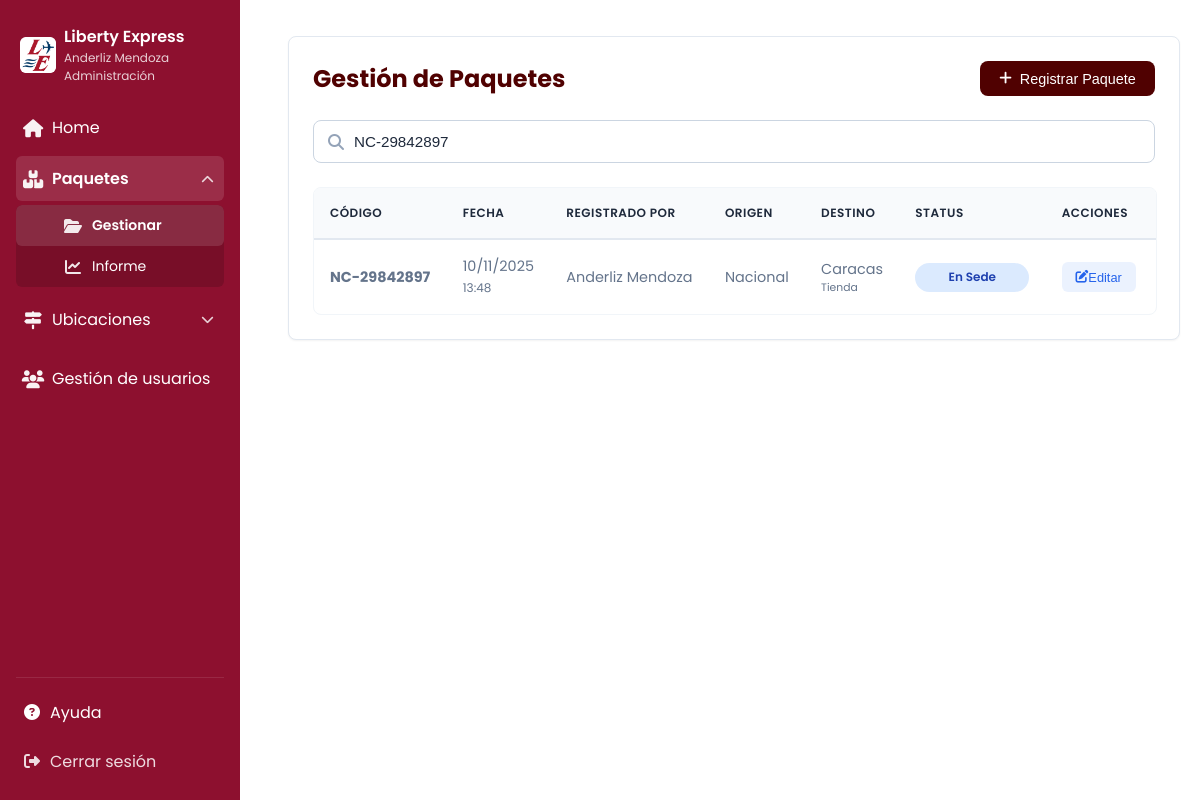
The page /paquetes/gestion.php?buscar=NC-29842897 (signed in) on the database its author committed.
### tables this page shows
CREATE TABLE `paquete` (
  `Codigo` varchar(50) NOT NULL,
  `Origen_id` int(11) NOT NULL,
  `Fecha_Registro` timestamp NULL DEFAULT current_timestamp(),
  `Tipo_Destino_ID` varchar(50) NOT NULL,
  `Destino_id` int(11) NOT NULL,
  `Usuario_id` int(11) NOT NULL,
  `Status` varchar(20) DEFAULT 'Registrado',
  `Estado` int(1) NOT NULL DEFAULT 1
);

CREATE TABLE `usuario` (
  `id` int(11) NOT NULL,
  `nombre` varchar(30) NOT NULL,
  `apellido` varchar(30) NOT NULL,
  `turno` int(11) NOT NULL,
  `correo` varchar(255) NOT NULL,
  `contraseña` varchar(100) NOT NULL,
  `estado` int(11) NOT NULL,
  `rol_id` int(11) NOT NULL,
  `requiere_cambio` int(1) NOT NULL DEFAULT 1,
  `token_password` varchar(100) DEFAULT NULL,
  `token_expiracion` datetime DEFAULT NULL
);

CREATE TABLE `origen` (
  `Origen_id` int(11) NOT NULL,
  `Nombre` varchar(100) NOT NULL
);

CREATE TABLE `destino` (
  `Destino_id` int(11) NOT NULL,
  `Nombre` varchar(100) NOT NULL,
  `Modalidad` varchar(50) DEFAULT NULL,
  `Estado` varchar(50) DEFAULT NULL
);

### paquetes/gestion.php (the view, shortened to what this page needs)
<?php
include($_SERVER['DOCUMENT_ROOT'] . '/liberty/app/db/connect.php');
$buscar = $_GET['buscar'] ?? '';
$es_ajax = isset($_GET['ajax_mode']);
$sql = "
    SELECT
        p.Codigo,
        p.Fecha_Registro,
        p.Status,
        p.Estado,
        p.Tipo_Destino_ID,
        p.Origen_id,
        p.Destino_id,
        o.Nombre AS OrigenNombre,
        d.Nombre AS DestinoNombre,
        d.Modalidad AS DestinoModalidad,
        u.nombre AS UserNombre,
        u.apellido AS UserApellido
    FROM
        Paquete p
    JOIN
        Origen o ON p.Origen_id = o.Origen_id
    JOIN
        Destino d ON p.Destino_id = d.Destino_id
    JOIN
        usuario u ON p.Usuario_id = u.id
";
$params = [];
if (!empty($buscar)) {
    $sql .= "
    WHERE
        (p.Codigo LIKE ? OR
        o.Nombre LIKE ? OR
        d.Nombre LIKE ? OR
        p.Status LIKE ? OR
        u.nombre LIKE ? OR
        u.apellido LIKE ?)
    ";
    $like_term = '%' . $buscar . '%';
    $params = [$like_term, $like_term, $like_term, $like_term, $like_term, $like_term];
}
$sql .= " ORDER BY p.Fecha_Registro DESC";
try {
    $stmt = $conn->prepare($sql);
    $stmt->execute($params);
    $paquetes = $stmt->fetchAll(PDO::FETCH_OBJ);
} catch (PDOException $e) {
    if ($es_ajax) die("Error");
    die("Error al consultar datos: " . $e->getMessage());
}
?>
<!DOCTYPE html>
<html lang="es">
<head>
    <link rel="stylesheet" href="/liberty/app/assets/css/tables.css">
    <link rel="stylesheet" href="/liberty/app/assets/css/forms.css">
    <link rel="stylesheet" href="/liberty/app/assets/css/modal.css">
    <link rel="stylesheet" href="https://cdnjs.cloudflare.com/ajax/libs/font-awesome/6.4.0/css/all.min.css">
</head>
<body>
    <div class="app-wrap">
        <?php include($_SERVER['DOCUMENT_ROOT'] . '/liberty/app/includes/menu.php'); ?>
        <main class="main-content">
            <div class="table-container">
                <div class="table-header">
                    <h1>Gestión de Paquetes</h1>
                    <button id="btn-open-crear" class="btn-primary">
                        <i class="fas fa-plus"></i> Registrar Paquete
                    </button>
                </div>
                <div style="margin-bottom: 1.5rem; position: relative;">
                    <i class="fas fa-search" style="position: absolute; left: 15px; top: 50%; transform: translateY(-50%); color: #94a3b8;"></i>
                    <input type="text" id="input-busqueda-realtime" class="form-control"
                           style="padding-left: 40px;"
                           placeholder="Buscar por código, usuario, origen..."
                           value="<?php echo htmlspecialchars($buscar); ?>" autocomplete="off">
                </div>
                <div class="table-responsive">
                    <table class="data-table">
                        <thead>
                            <tr>
                                <th>Código</th>
                                <th>Fecha</th>
                                <th>Registrado Por</th> <th>Origen</th>
                                <th>Destino</th>
                                <th>Status</th>
                                <th>Acciones</th>
                            </tr>
                        </thead>
                        <tbody id="tabla-resultados">
                            <?php if (empty($paquetes)): ?>
                                <tr><td colspan="7" style="text-align:center; padding: 20px;">No hay paquetes registrados.</td></tr>
                            <?php else: ?>
                                <?php foreach ($paquetes as $paquete): ?>
                                    <?php
                                        $filaStyle = ($paquete->Estado == 0) ? 'opacity: 0.6; background-color: #f1f5f9;' : '';
                                        $status_limpio = strtolower(str_replace([' ', 'ó'], ['', 'o'], $paquete->Status));
                                    ?>
                                    <tr class="filterable-row" style="<?php echo $filaStyle; ?>">
                                        <td>
                                            <strong><?php echo htmlspecialchars($paquete->Codigo); ?></strong>
                                        </td>
                                        <td>
                                            <?php echo date('d/m/Y', strtotime($paquete->Fecha_Registro)); ?><br>
                                            <small><?php echo date('H:i', strtotime($paquete->Fecha_Registro)); ?></small>
                                        </td>
                                        <td><?php echo htmlspecialchars($paquete->UserNombre . ' ' . $paquete->UserApellido); ?></td>
                                        <td><?php echo htmlspecialchars($paquete->OrigenNombre); ?></td>
                                        <td>
                                            <?php echo htmlspecialchars($paquete->DestinoNombre); ?>
                                            <div style="font-size: 0.75em; color: #64748b;">
                                                <?php echo htmlspecialchars($paquete->DestinoModalidad); ?>
                                            </div>
                                        </td>
                                        <td>
                                            <span class="status-badge status-<?php echo $status_limpio; ?>">
                                                <?php echo htmlspecialchars($paquete->Status); ?>
                                            </span>
                                        </td>
                                        <td>
                                            <button class="btn-action edit btn-open-editar"
                                                data-codigo="<?php echo htmlspecialchars($paquete->Codigo); ?>"
                                                data-origen="<?php echo $paquete->Origen_id; ?>"
                                                data-tipo="<?php echo htmlspecialchars($paquete->Tipo_Destino_ID); ?>"
                                                data-destino="<?php echo $paquete->Destino_id; ?>"
                                                data-status="<?php echo htmlspecialchars($paquete->Status); ?>"
                                                data-estado="<?php echo $paquete->Estado; ?>"
                                                title="Editar Paquete Completo">
                                                <i class="fas fa-edit"></i> Editar
                                            </button>
                                        </td>
                                    </tr>
                                <?php endforeach; ?>
                            <?php endif; ?>
                        </tbody>
                    </table>
                </div>
            </div>
        </main>
    </div>
</body>
</html>

### app/assets/css/tables.css (style rules this page uses)
:root { --primary: #500101; --primary-light: #7a1e1e; --primary-soft: rgba(80, 1, 1, 0.1); --text-dark: #1e293b; --text-gray: #64748b; --bg-body: #f1f5f9; --white: #ffffff; --radius: 12px; --shadow-sm: 0 1px 2px 0 rgba(0, 0, 0, 0.05); }
.table-container { max-width: 100%; margin: 1rem 0; padding: 1.5rem; background: var(--white); border-radius: var(--radius); box-shadow: var(--shadow-sm); border: 1px solid #e2e8f0; }
.table-header { display: flex; justify-content: space-between; align-items: center; margin-bottom: 1.5rem; flex-wrap: wrap; gap: 1rem; }
.table-header h1 { color: var(--primary); font-size: 1.5rem; margin: 0; font-weight: 700; }
.btn-primary { background: var(--primary); color: var(--white); border: none; padding: 0.6rem 1.2rem; font-size: 0.9rem; font-weight: 500; border-radius: 8px; cursor: pointer; text-decoration: none; display: inline-flex; align-items: center; gap: 0.5rem; transition: all 0.2s; }
.table-responsive { width: 100%; overflow-x: auto; border-radius: 8px; border: 1px solid #f1f5f9; }
.data-table { width: 100%; border-collapse: collapse; font-size: 0.9rem; white-space: nowrap; }
.data-table thead th { background-color: #f8fafc; color: var(--text-dark); font-weight: 600; text-align: left; padding: 1rem; border-bottom: 2px solid #e2e8f0; text-transform: uppercase; font-size: 0.75rem; letter-spacing: 0.5px; }
.data-table tbody td { padding: 1rem; color: var(--text-gray); border-bottom: 1px solid #f1f5f9; vertical-align: middle; }
.data-table tbody tr:last-child td { border-bottom: none; }
.btn-action { display: inline-flex; align-items: center; justify-content: center; padding: 0.4rem 0.8rem; border-radius: 6px; font-size: 0.8rem; font-weight: 500; text-decoration: none; transition: all 0.2s; margin-right: 0.25rem; border: 1px solid transparent; }
.btn-action.edit { background-color: rgba(59, 130, 246, 0.1); color: #2563eb; }
.status-badge { padding: 0.35rem 0.75rem; border-radius: 50px; font-size: 0.75rem; font-weight: 600; display: inline-block; text-align: center; min-width: 90px; }
.status-ensede { background-color: #dbeafe; color: #1e40af; }

### app/assets/css/forms.css (style rules this page uses)
:root { --primary: #500101; --text-dark: #1e293b; --text-gray: #64748b; --border: #cbd5e1; --radius: 8px; }
.form-control { width: 100%; padding: 0.75rem 1rem; font-size: 0.95rem; color: var(--text-dark); background-color: #fff; border: 1px solid var(--border); border-radius: var(--radius); transition: all 0.2s ease-in-out; box-sizing: border-box; }

### app/assets/css/sidebar.css (style rules this page uses)
:root { --sidebar-width: 240px; --bg: #8d102f; --accent: #ffffff; --text: #ffffff; }
body { font-family: 'Poppins', system-ui, -apple-system, 'Segoe UI', Roboto, 'Helvetica Neue', Arial, sans-serif; margin: 0; }
.app-wrap { display: flex; }
.main-content { margin-left: var(--sidebar-width); flex: 1; padding: 20px; }

### rows shown on the page
paquete: Codigo "NC-29842897", Fecha_Registro "10/11/2025", Fecha_Registro "13:48", Usuario.apellido "Anderliz Mendoza", Origen.Nombre "Nacional", Destino.Nombre "Caracas", Destino.Modalidad "Tienda", Status "En Sede"

### other values the page prints
$_SESSION['user_nombre'] "Anderliz"
$_SESSION['user_apellido'] "Mendoza"
